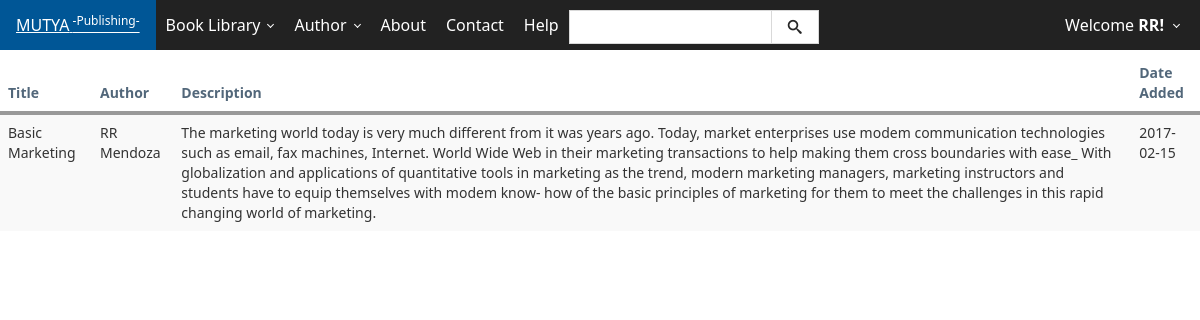
The app's page /publishedbooks.php (signed in), older data.
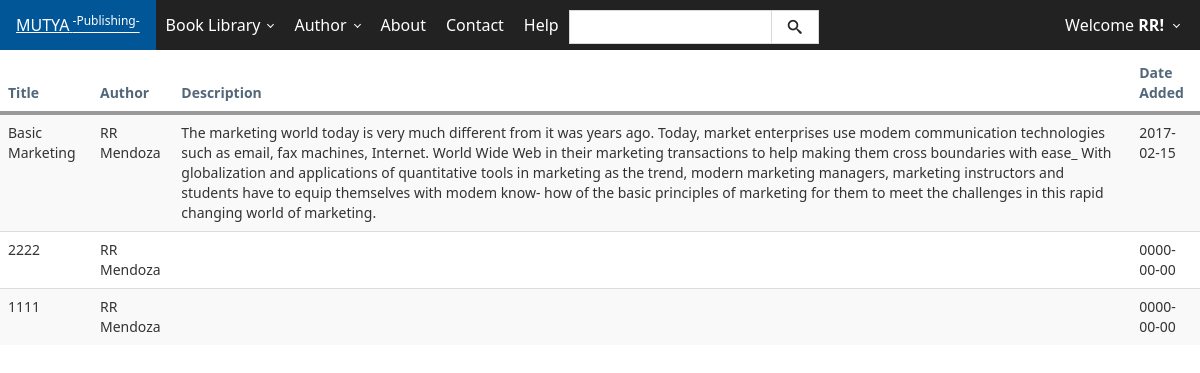
The same page, newer data.
### tables this page shows
CREATE TABLE IF NOT EXISTS `users` (
  `id` int(11) NOT NULL AUTO_INCREMENT,
  `usn` varchar(50) NOT NULL,
  `fname` varchar(120) NOT NULL,
  `lname` varchar(120) NOT NULL,
  `birthday` date NOT NULL,
  `address` varchar(60) NOT NULL,
  `contact` int(11) NOT NULL,
  `email` varchar(120) NOT NULL,
  `password` varchar(128) NOT NULL,
  `activate` int(11) NOT NULL,
  `code` int(11) NOT NULL,
  `date` date NOT NULL,
  `block` int(11) NOT NULL,
  `pic` int(11) NOT NULL,
  `ext` varchar(5) NOT NULL,
  `admin` int(11) NOT NULL,
  `user_type` int(10) NOT NULL,
  PRIMARY KEY (`id`)
);

CREATE TABLE IF NOT EXISTS `products` (
  `id` int(11) NOT NULL AUTO_INCREMENT,
  `author_id` int(11) NOT NULL,
  `product_name` varchar(255) NOT NULL,
  `price` varchar(16) NOT NULL,
  `details` text NOT NULL,
  `stock` int(11) NOT NULL,
  `category` varchar(16) NOT NULL,
  `sub_category` varchar(50) NOT NULL,
  `status` varchar(50) NOT NULL,
  `timestamp` varchar(10) NOT NULL,
  `date_added` date NOT NULL,
  `ext` varchar(4) NOT NULL,
  PRIMARY KEY (`id`)
);

### include/check_login.php (called while the page is built, shortened)
<?php
function loggedin()
{
	if (isset($_SESSION['username'])||isset($_COOKIE['username']))
	{
		$loggedin = TRUE;
		return $loggedin;
	}
}
?>

### publishedbooks.php (the view, shortened to what this page needs)
<?php
		include 'include/check_login.php';
			if (loggedin())
			{
				$query = mysql_query("SELECT * FROM users WHERE usn='$_SESSION[username]' ");
					while ($row = mysql_fetch_assoc($query))
					{
						$fname = $row ['fname'];
					}
				}
			else
			{
			}
?>
<!DOCTYPE html>
<html lang="en">
<head>
	<link href="css/bootstrap.css" rel="stylesheet">
    <link href="css/sb-admin.css" rel="stylesheet">-->
    <link rel="stylesheet" href="css/morris-0.4.3.min.css">
</head>
<body>
	<?php include 'template/top.php'; ?>
    <?php include 'template/header.php'; ?>
		<div class="table-responsive">
    <h4><b>Published Books</b></h4>
      <table class="table table-striped">
      	<thead>
 		<th>Title</th>
 		<th>Author</th>
 		<th>Description</th>
 		<th>Date Added</th>
 	</thead>
	<tbody>
		<?php
			$sql = mysql_query("SELECT products.product_name, users . * , products.details, products.date_added
FROM products
INNER JOIN users ON products.author_id = users.id
AND users.user_type =2 AND users.id =" . $_SESSION['user_id']);
		  $requestCount = mysql_num_rows($sql);
		  if ($requestCount > 0) {
		     while ($row = mysql_fetch_array($sql)) {
		      $productname = $row['product_name'];
		      $fname = $row['fname'];
		      $lname = $row['lname'];
		      $desc = $row['details'];
		      $dateadded = $row['date_added'];
		      echo "
		        <tr>
		          <td>$productname</td>
		          <td>$fname $lname</td>
		          <td>$desc</td>
		          <td>$dateadded</td>
		        </tr>
		      ";
		     }
		  }
		 ?>
	</tbody>
      </table>
    </div>
</body>
</html>

### template/top.php (shortened to what this page needs)
<head>
    <link href="css/metro.css" rel="stylesheet">
    <link href="css/metro-icons.css" rel="stylesheet">
    <link href="css/metro-responsive.css" rel="stylesheet">
    <link href="css/metro-schemes.css" rel="stylesheet">
    <link href="css/docs.css" rel="stylesheet">
  </head>

### template/header.php (shortened to what this page needs)
<header class="app-bar fixed-top brown bg-darker bg-focus-taupe" data-role="appbar" data-flexstyle="sidebar2">
      <div>
                    <a href="index.php" class="app-bar-element branding">MUTYA<sup> -Publishing-</sup></a>
                    <ul class="app-bar-menu">
					               <li>
                            <a href="" class="dropdown-toggle">Book Library</a>
                        </li>
                        <?php
                          $accesslevel = @$_SESSION['accesslevel'];
                          if ($accesslevel == "author") {
                            echo "
                            <li>
                            <a href='' class='dropdown-toggle'>Author</a>
                            <ul class='d-menu' data-role='dropdown'>
                                 <li><a href='publishedbooks.php'>Published Book</a></li>
                                 <li><a href='authorbidform.php'>Bid Portal</a></li>
                              </ul>
                            </li>
                            ";
                          }
                         ?>
                        <li><a href="about.php">About</a></li>
                        <li><a href="contact.php">Contact</a></li>
                        <li><a href="help.php">Help</a></li>
       <li class="place-right no-hovered bg-darker">
        <form class="form-search margin" action="catalog.php" method="POST">
            <div class="input-control text" style="width: 250px; margin-right: 10px">
                <input type="text" name="searchP" class="search-query placeholder="Search...">
                <button class="button" name="submit" type="submit"><span class="mif-search"></span></button>
            </div>
        </form>
    </li>
                    </ul>
	<div class="app-bar-element place-right no-hover">
<?php
	if (loggedin())
			{
				echo '
              <a class="dropdown-toggle fg-white">Welcome <b>'.$fname.'!</b></a>
              <div class="app-bar-drop-container fg-dark bg-grayLighter place-right"
                data-role="dropdown" data-no-close="true">
            <div class="padding20">
                <a href="user.php">Shopping Cart</a>
                <a href="include/logout.php" class="button alert">Logout</a></li>
              </div>
              </div>
            ';
			}
			?>
	          </div>
                </div>
</header>

### admin/css/sb-admin.css (style rules this page uses)
body { margin-top: 50px; }

### css/metro-responsive.css (style rules this page uses)
@media screen and (max-width: 1400px) { html { font-size: 110%; } }
@media screen and (max-width: 1200px) { html { font-size: 100%; } }

Row changes from the older to the newer data that the page shows:
added products: product_name "2222", users.fname "RR", users.lname "Mendoza", date_added "0000-00-00"
added products: product_name "1111", users.fname "RR", users.lname "Mendoza", date_added "0000-00-00"
